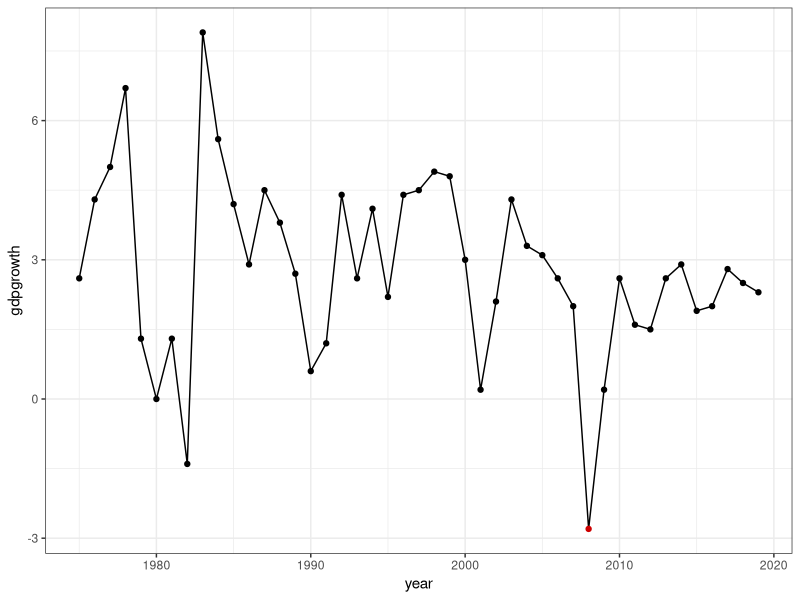
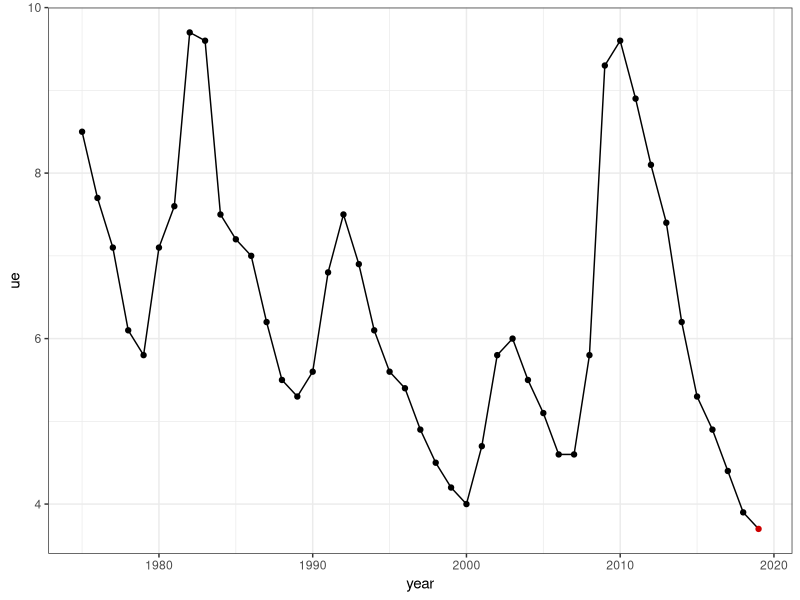
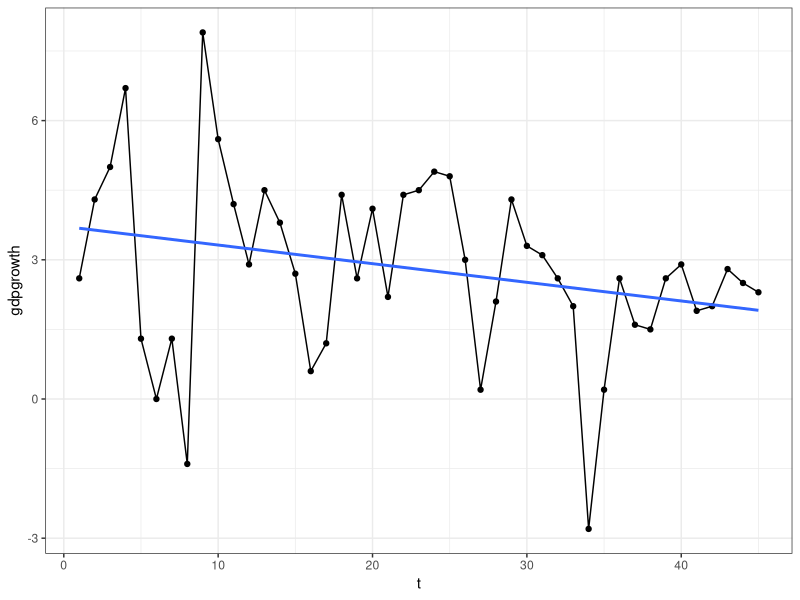
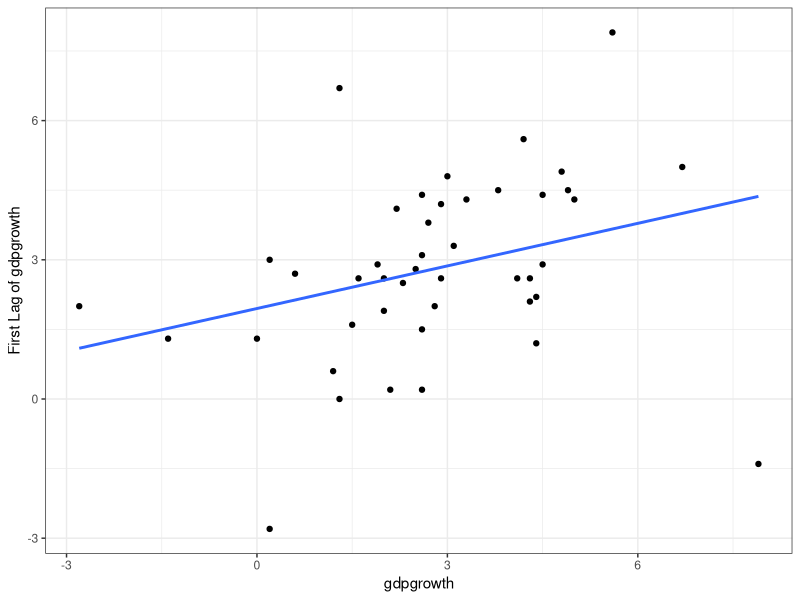
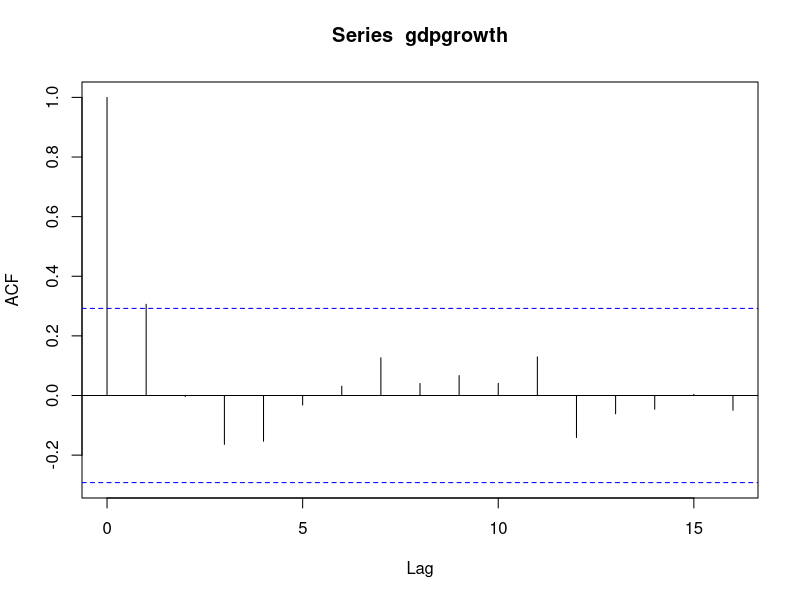

R code for these plots, in order:
library(ggplot2)
library(ggthemes)
library(dplyr)

tableb1 = read.csv("GDPdata.csv")[,-1]
tableb27 = read.csv("Unemployment.csv")[,-1]

#1a
USeconomy = cbind.data.frame(year = tableb1$Yr, gdpgrowth = tableb1$GDP, ue = tableb27$Unemployment.Rate)

#1b 
USeconomy$min = ifelse(USeconomy$gdpgrowth == min(USeconomy$gdpgrowth), "Min", "N")
USeconomy %>% ggplot(aes(x = year, y = gdpgrowth)) + geom_line() + theme_bw() + 
  geom_point(aes(color = min)) + theme(legend.position = "none") + scale_color_manual(values = c("red3", "black"))

"The minimum GDP growth is -2.8% and it happened in 2008"

#1c 
USeconomy$minUE = ifelse(USeconomy$ue == min(USeconomy$ue), "Min", "N")
USeconomy %>% ggplot(aes(x = year, y = ue)) + geom_line() + theme_bw() + 
  geom_point(aes(color = minUE)) + theme(legend.position = "none") + scale_color_manual(values = c("red3", "black"))

"The minimum unemployment rate is 3.7% and it happened in 2019"

#1d 
USeconomy$t <- seq(1, nrow(USeconomy))
USeconomy = USeconomy %>% select(t, year, gdpgrowth, ue)
model <- lm(gdpgrowth ~ t, data = USeconomy)
summary(model)

USeconomy %>% ggplot(aes(x = t, y = gdpgrowth)) + geom_line() + theme_bw() + 
  geom_point() + theme(legend.position = "none") + 
  scale_color_manual(values = c("red3", "black")) + geom_smooth(method = "lm", formula = "y~x", se = F) 

"The intercept coefficient is 3.71980. Which is the gdp growth rate our model predicts for time 0, the intial condition
before the start of our time series, which is the year 1974."

"The slope coefficient is -0.04108. This measures the change in gdp growth from one period to the next. So if t increases by
one unit (one year), gdp growth will decrease by 0.04%" 

#1e
X = USeconomy$gdpgrowth
Xlag = X %>% lag()
lag.df = cbind.data.frame(gdpgrowth = X, FirstDiff = Xlag)
lag.df %>% ggplot(aes(x = gdpgrowth, y = FirstDiff)) + geom_point() + 
  geom_smooth(method = "lm", formula = "y~x", se = F) + theme_bw() + scale_y_continuous("First Lag of gdpgrowth")

"The association between gdpgrowth and its first lag is positive, but the correlation between the two
appears to be weak."

#1f
par(mfrow = c(1, 1))
gdpgrowth = X
acf(gdpgrowth, lag.max = 16)
acf(gdpgrowth, lag.max = 16, plot = F)

"Not stationary"














